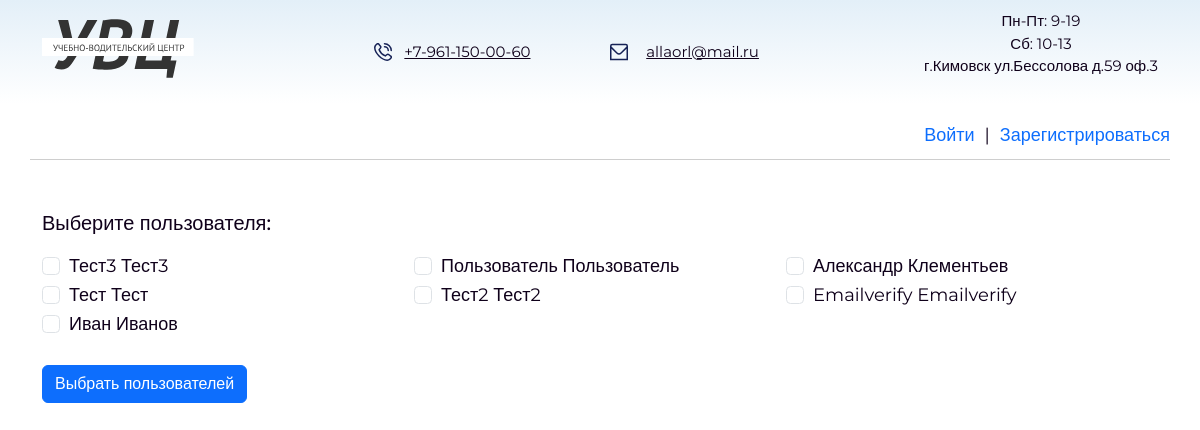
The page /users/user_profile/teacher_notice/ on the database as committed earlier.
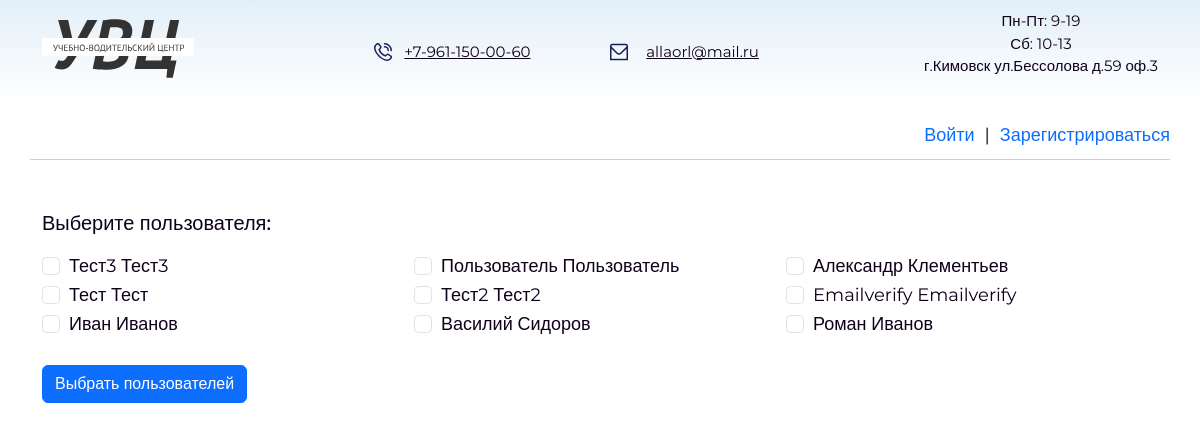
The same page on the database as committed later.
### users/models.py (models this page shows)
class User(AbstractUser):
    email = models.EmailField(
        _('email address'),
        unique=True,
    )
    email_verify = models.BooleanField(default=False)
    surname = models.CharField(max_length=255, blank=True, null=True)
    phone = models.CharField(max_length=255, blank=True, null=True)
    USERNAME_FIELD = 'email'
    REQUIRED_FIELDS = []

### users/views.py (the view)
# urls.py: path('user_profile/teacher_notice/', teacher_notice, name='teacher_notice'),
def  teacher_notice(request):
    group = Group.objects.get(id=2)
    users_sorted = User.objects.filter(email_verify=True, groups=group)
    context = {'users': users_sorted}
    return render(request, 'teacher_notice.html', context)

### templates/teacher_notice.html (shortened to what this page needs)
{% extends 'base_instructor.html' %}
{% block content%}
{% load static %}
<div class="container">
<form method="post" id="users-mes-form">
    <div class="title-notation">Выберите пользователя:</div>
    {% if users %}
        <ul class="list-users">
            {% for user in users %}
                <li>
                    <div class="form-check">
                        <input class="form-check-input" type="checkbox" name="user_radio" id="user_{{ user.id }}" value="{{ user.id }}">
                        <label class="form-check-label" for="user_{{ user.id }}">
                            {{ user.first_name }} {{ user.last_name }}
                        </label>
                    </div>
                </li>
            {% endfor %}
        </ul>
        <button type="button" class="btn btn-primary" data-bs-toggle='modal' data-bs-target='#exampleModal'>Выбрать пользователей</button>
    {% else %}
        <p>Нет пользователей</p>
    {% endif %}
</form>
{% endblock %}

Rows that differ between the two databases and show on the page:
added User: first_name "Василий", last_name "Сидоров"
added User: first_name "Роман", last_name "Иванов"
